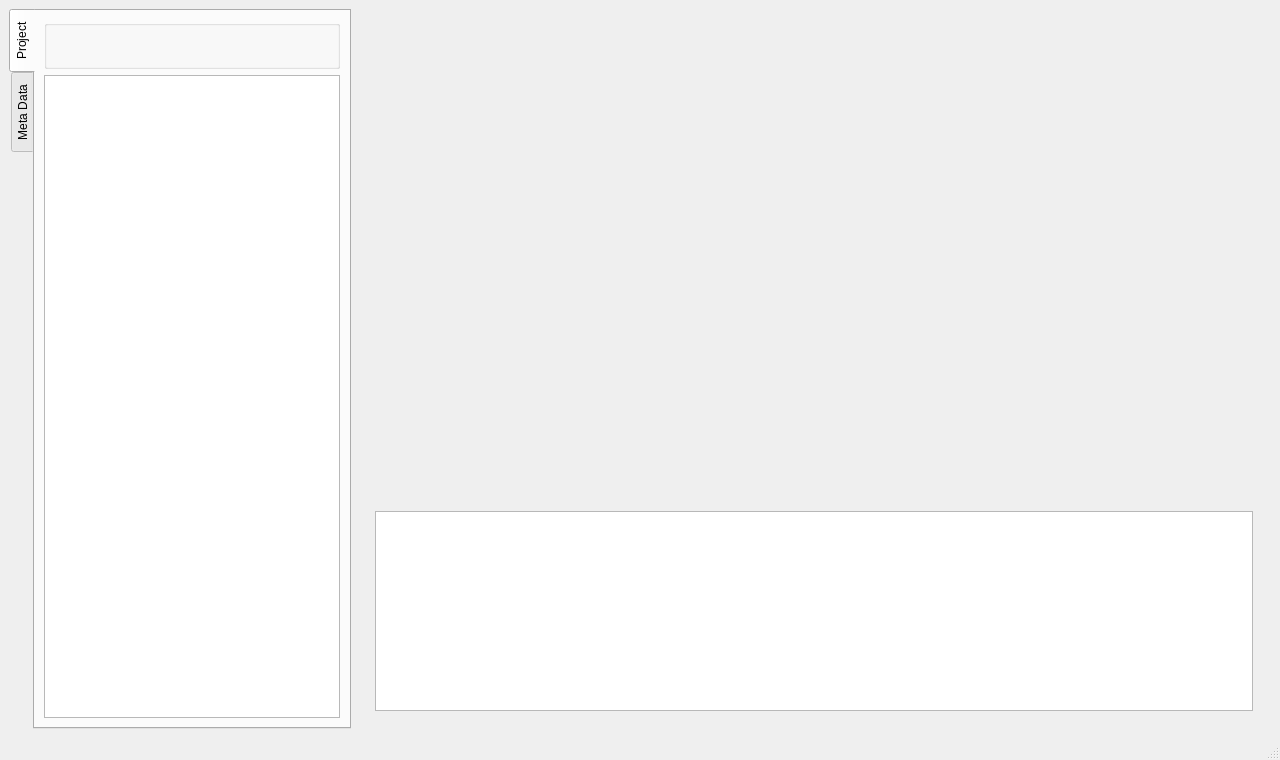
<?xml version="1.0" encoding="UTF-8"?>
<ui version="4.0">
 <class>MainWindow</class>
 <widget class="QMainWindow" name="MainWindow">
  <property name="geometry">
   <rect>
    <x>0</x>
    <y>0</y>
    <width>1280</width>
    <height>755</height>
   </rect>
  </property>
  <property name="windowTitle">
   <string>MainWindow</string>
  </property>
  <widget class="QWidget" name="mainWidget">
   <layout class="QHBoxLayout" name="horizontalLayout_3">
    <item>
     <widget class="QTabWidget" name="tabWidget">
      <property name="sizePolicy">
       <sizepolicy hsizetype="Minimum" vsizetype="Expanding">
        <horstretch>0</horstretch>
        <verstretch>0</verstretch>
       </sizepolicy>
      </property>
      <property name="minimumSize">
       <size>
        <width>320</width>
        <height>720</height>
       </size>
      </property>
      <property name="tabPosition">
       <enum>QTabWidget::West</enum>
      </property>
      <property name="currentIndex">
       <number>0</number>
      </property>
      <widget class="QWidget" name="projectWidget">
       <attribute name="title">
        <string>Project</string>
       </attribute>
       <layout class="QVBoxLayout" name="verticalLayout_3">
        <item>
         <widget class="QGroupBox" name="groupBox">
          <property name="enabled">
           <bool>true</bool>
          </property>
          <property name="sizePolicy">
           <sizepolicy hsizetype="Preferred" vsizetype="Fixed">
            <horstretch>0</horstretch>
            <verstretch>0</verstretch>
           </sizepolicy>
          </property>
          <property name="minimumSize">
           <size>
            <width>0</width>
            <height>20</height>
           </size>
          </property>
          <property name="baseSize">
           <size>
            <width>0</width>
            <height>30</height>
           </size>
          </property>
          <property name="flat">
           <bool>true</bool>
          </property>
          <layout class="QHBoxLayout" name="horizontalLayout">
           <item>
            <widget class="QPushButton" name="addTrace">
             <property name="autoFillBackground">
              <bool>false</bool>
             </property>
             <property name="text">
              <string/>
             </property>
             <property name="icon">
              <iconset theme="list-add">
               <normaloff/>
              </iconset>
             </property>
             <property name="default">
              <bool>true</bool>
             </property>
             <property name="flat">
              <bool>true</bool>
             </property>
            </widget>
           </item>
           <item>
            <widget class="QPushButton" name="removeTrace">
             <property name="text">
              <string/>
             </property>
             <property name="icon">
              <iconset theme="list-remove">
               <normaloff/>
              </iconset>
             </property>
             <property name="flat">
              <bool>true</bool>
             </property>
            </widget>
           </item>
           <item>
            <widget class="QPushButton" name="recalculateEvents">
             <property name="sizePolicy">
              <sizepolicy hsizetype="Fixed" vsizetype="Fixed">
               <horstretch>0</horstretch>
               <verstretch>0</verstretch>
              </sizepolicy>
             </property>
             <property name="icon">
              <iconset theme="view-refresh">
               <normaloff/>
              </iconset>
             </property>
             <property name="flat">
              <bool>true</bool>
             </property>
            </widget>
           </item>
           <item>
            <widget class="QPushButton" name="saveProject">
             <property name="icon">
              <iconset theme="document-save">
               <normaloff/>
              </iconset>
             </property>
             <property name="flat">
              <bool>true</bool>
             </property>
            </widget>
           </item>
           <item>
            <widget class="QPushButton" name="openProject">
             <property name="icon">
              <iconset theme="folder-open">
               <normaloff/>
              </iconset>
             </property>
             <property name="flat">
              <bool>true</bool>
             </property>
            </widget>
           </item>
           <item>
            <widget class="QPushButton" name="printReport">
             <property name="icon">
              <iconset theme="document-print">
               <normaloff/>
              </iconset>
             </property>
             <property name="flat">
              <bool>true</bool>
             </property>
            </widget>
           </item>
          </layout>
         </widget>
        </item>
        <item>
         <widget class="QTreeView" name="treeView"/>
        </item>
       </layout>
      </widget>
      <widget class="QWidget" name="metaDataWidget">
       <attribute name="title">
        <string>Meta Data</string>
       </attribute>
       <layout class="QVBoxLayout" name="verticalLayout">
        <item>
         <widget class="QTableWidget" name="metaDataTable">
          <row>
           <property name="text">
            <string>Project name</string>
           </property>
          </row>
          <row>
           <property name="text">
            <string>Location A</string>
           </property>
          </row>
          <row>
           <property name="text">
            <string>Location B</string>
           </property>
          </row>
          <row>
           <property name="text">
            <string>Total distance (km)</string>
           </property>
          </row>
          <row>
           <property name="text">
            <string>Total distance</string>
           </property>
          </row>
          <row>
           <property name="text">
            <string>Launch length (km)</string>
           </property>
          </row>
          <row>
           <property name="text">
            <string>Recieve length (km)</string>
           </property>
          </row>
          <row>
           <property name="text">
            <string>Average loss (dB/km)</string>
           </property>
          </row>
          <row>
           <property name="text">
            <string>Total loss(dB)</string>
           </property>
          </row>
         </widget>
        </item>
       </layout>
      </widget>
     </widget>
    </item>
    <item>
     <widget class="QWidget" name="dataWidget" native="true">
      <property name="sizePolicy">
       <sizepolicy hsizetype="Expanding" vsizetype="Expanding">
        <horstretch>0</horstretch>
        <verstretch>0</verstretch>
       </sizepolicy>
      </property>
      <property name="minimumSize">
       <size>
        <width>720</width>
        <height>720</height>
       </size>
      </property>
      <layout class="QVBoxLayout" name="verticalLayout_2">
       <item>
        <widget class="QWidget" name="graphWidget" native="true">
         <property name="sizePolicy">
          <sizepolicy hsizetype="Expanding" vsizetype="Expanding">
           <horstretch>0</horstretch>
           <verstretch>0</verstretch>
          </sizepolicy>
         </property>
         <property name="minimumSize">
          <size>
           <width>710</width>
           <height>460</height>
          </size>
         </property>
         <layout class="QHBoxLayout" name="horizontalLayout_2">
          <item>
           <layout class="QVBoxLayout" name="graphLayout"/>
          </item>
         </layout>
        </widget>
       </item>
       <item>
        <widget class="QWidget" name="widget" native="true">
         <layout class="QHBoxLayout" name="horizontalLayout_4">
          <item>
           <widget class="QTableView" name="eventTableView">
            <property name="sizePolicy">
             <sizepolicy hsizetype="Expanding" vsizetype="Preferred">
              <horstretch>1</horstretch>
              <verstretch>0</verstretch>
             </sizepolicy>
            </property>
            <property name="minimumSize">
             <size>
              <width>300</width>
              <height>200</height>
             </size>
            </property>
            <property name="sortingEnabled">
             <bool>true</bool>
            </property>
           </widget>
          </item>
         </layout>
        </widget>
       </item>
      </layout>
     </widget>
    </item>
   </layout>
  </widget>
  <widget class="QStatusBar" name="statusbar"/>
 </widget>
 <resources/>
 <connections/>
</ui>
